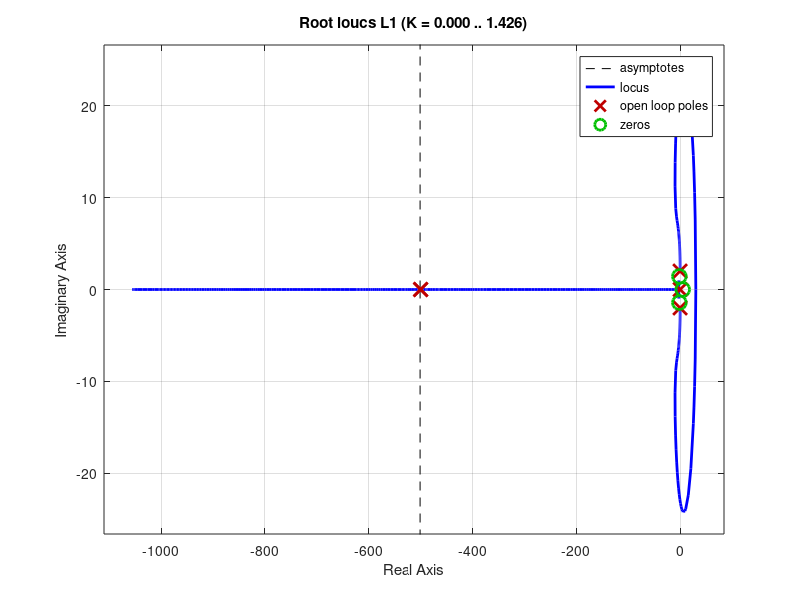
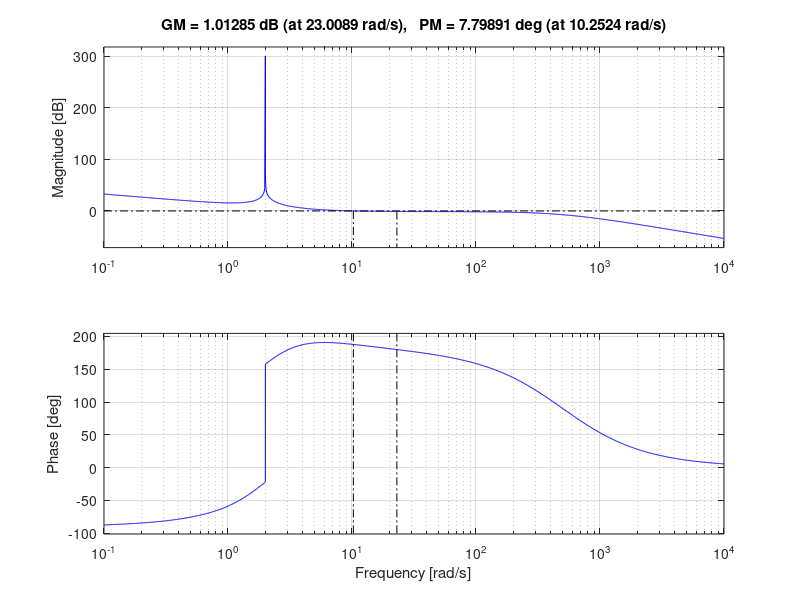
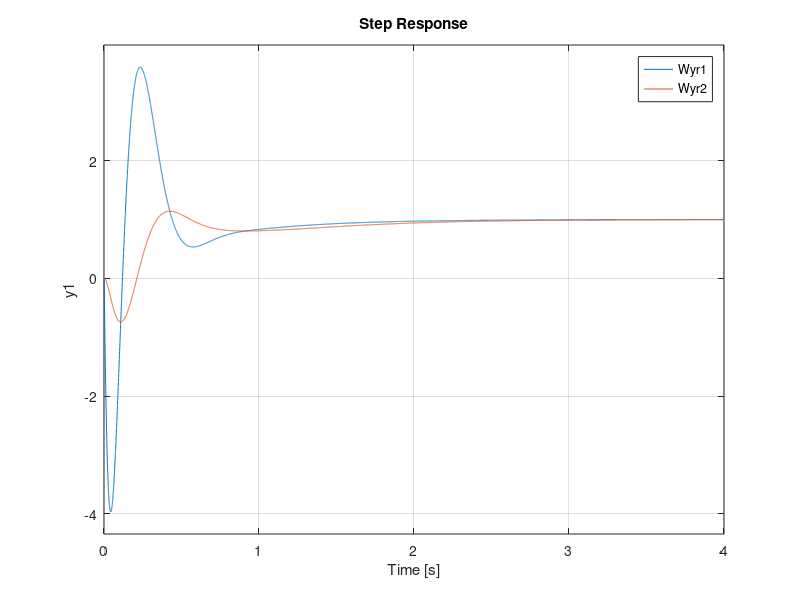
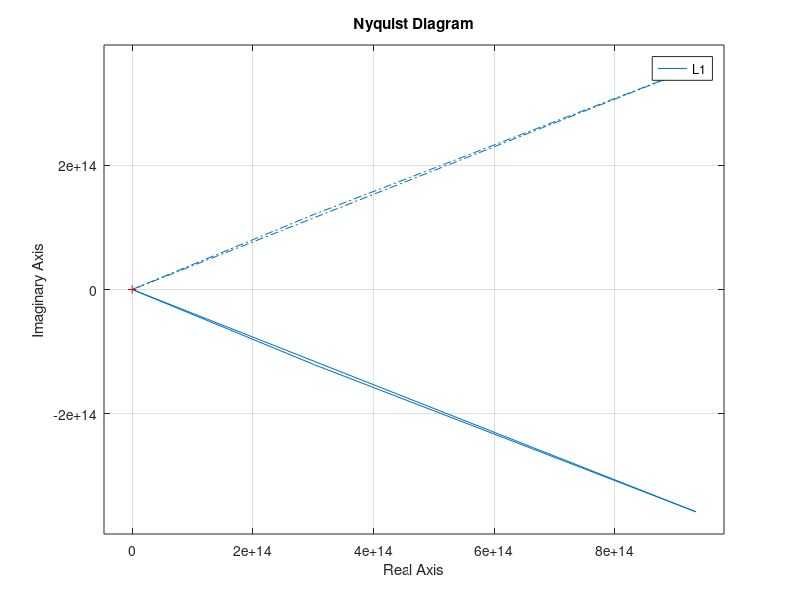

These charts were generated, in order, by the following MATLAB code:
%% Procedura eseguita dal professore


clc
clear all
close all

s = tf('s');

%% Processo nominale datoci 
P = (s-5)/(s^2 + 4);
pole(P)
figure(1)
rlocus(P)

%NOTE 
% Abbiamo un processo a fase non minima e semplicemente stabile  questo potrebbe darci problemi
% grossi inoltre abbiamo 2 poli sull asse immaginario 
%% SPECIFICHE A REGIME  

C0 = 1/s ; % ci assicuriamo che per riferimenti a gradino unitario abbiamo errore nullo
L0  = P*C0;

figure(1)
rlocus(L0);
% NOTA 
% cio ancora non ci basta per stabilizare il sistema allora iniziamo il
% vero design del controllore inoltre da qui possimo iniziare a vedere se
% ci e piu comodo adottare un guadagno positivo o negativo in base alle
% traiettorie percroso dal mio sistema all aumentare del guadagno 
% Abbiamo appurato che ci conviene adottare un guadagno negativo in quanto
% i rami sono piu facilmente attraibili con degli zeri .
%% CONTROLLORE PER STABILIZZARE IL SISTEMA 
% avendo questi poli immaginari nel processo ci e piu comodo adottare 
omega_n =  2 ; % pulsazione naturale MAGGIORE DI 0 
zita = 0.7; % coefficente di smorzamento  MAGGIORE DI 0 
kg = -0.865; % guadagno statico 
C1 = kg*(s^2+2*zita*omega_n*s+omega_n^2)/(s*(s/500+1)^2);
L1 = minreal(C1*P);
Wyr1= minreal(L1/(1+L1))
pole(Wyr1)
% 
 figure(1)
 rlocus(L1)
% 
 figure(2)
 margin(L1)
% 
 figure(6)
 nyquist(L1)

figure(3)
step(Wyr1,10)

%% vediamo di migliorare le performance con un filtro segnale 

tau_fr = 1/3;
Fr = (1/(tau_fr*s+1))

Wyr2=Wyr1*Fr; 
figure(3)
step(Wyr1,Wyr2)

%abbiamo muigliorato la nostra performance assicurandoci una
%sovraelongazione limitata
